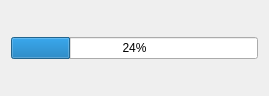
<?xml version="1.0" encoding="UTF-8"?>
<ui version="4.0">
 <class>Preloader</class>
 <widget class="QDialog" name="Preloader">
  <property name="geometry">
   <rect>
    <x>0</x>
    <y>0</y>
    <width>269</width>
    <height>96</height>
   </rect>
  </property>
  <property name="windowTitle">
   <string>Dialog</string>
  </property>
  <layout class="QGridLayout" name="gridLayout">
   <item row="0" column="0">
    <widget class="QProgressBar" name="progressBar">
     <property name="value">
      <number>24</number>
     </property>
    </widget>
   </item>
  </layout>
 </widget>
 <resources/>
 <connections/>
</ui>
